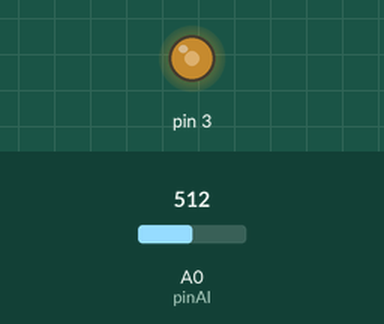
Bench run of a sketch on a simulated Arduino Uno, built with avr-gcc and run on an emulated ATmega328P. On the bench: output pins drawn as LEDs (lit = HIGH). Inputs (shaded band) come from the test bench; at power-on: A0 (pinAI) = 512. What the sketch prints to the serial monitor is not drawn.

Above: at 1.2 s.
1.3 s: A0 (pinAI) set to 617
At 1.9 s:
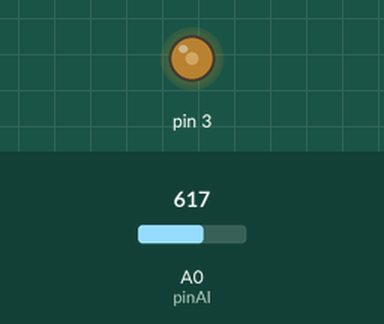
4.3 s: A0 (pinAI) set to 637
At 5.3 s:
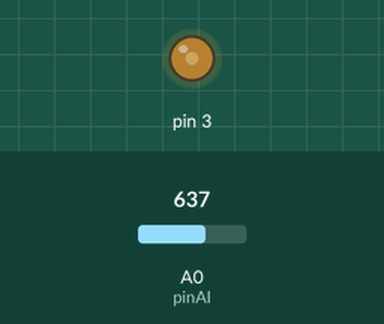
7.3 s: A0 (pinAI) set to 306
At 7.7 s:
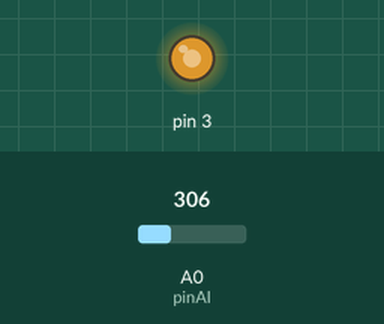
8.8 s: A0 (pinAI) set to 0
At 10.0 s:
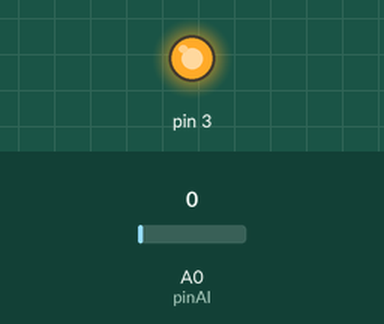
10.3 s: A0 (pinAI) set to 900
At 11.2 s:
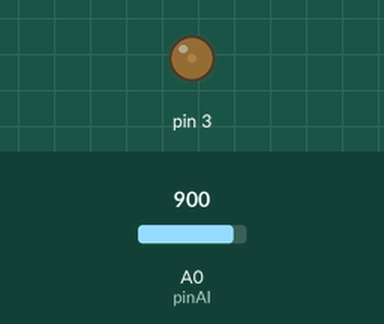
11.8 s: A0 (pinAI) set to 1023
At 12.3 s:
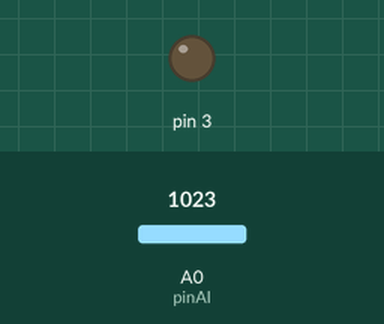
Timing chart, 0 to 14.3 s (numbered marks = the images above; inputs shaded):
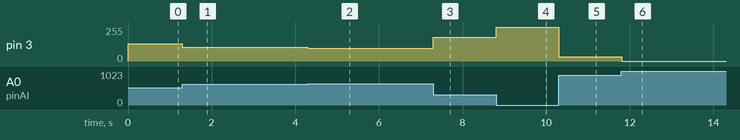

The sketch:

L298N_DriverPWM_AI.ino
```cpp
int pinAI = A0;
int sinyalADAM, sinyalPWM = 0;
void setup() {
  Serial.begin(115200);
  pinMode(3, OUTPUT);
  TCCR2B = TCCR2B & B11111000 | B00000001; // for PWM frequency of 31372.55 Hz
}

void loop() {
  // read the value from the sensor:
  sinyalADAM = analogRead(pinAI);
  sinyalPWM = map(sinyalADAM,0,1023,255,0); // PWM untuk buka valve (0% = 0V = full close)
  analogWrite(3, sinyalPWM);
  Serial.print("Sinyal Masuk = ");
  Serial.print(sinyalADAM);
  Serial.print(" | Sinyal Keluar = ");
  Serial.println(sinyalPWM);
}
```

Measured:
- after the input at 1.3 s, pin 3: 128/255 → 102/255 at once
- after the input at 4.3 s, pin 3: 102/255 → 97/255 at once
- after the input at 7.3 s, pin 3: 97/255 → 179/255 at once
- after the input at 8.8 s, pin 3: 179/255 → 255/255 at once
- after the input at 10.3 s, pin 3: 255/255 → 31/255 at once
- after the input at 11.8 s, pin 3: 31/255 → 0/255 at once
